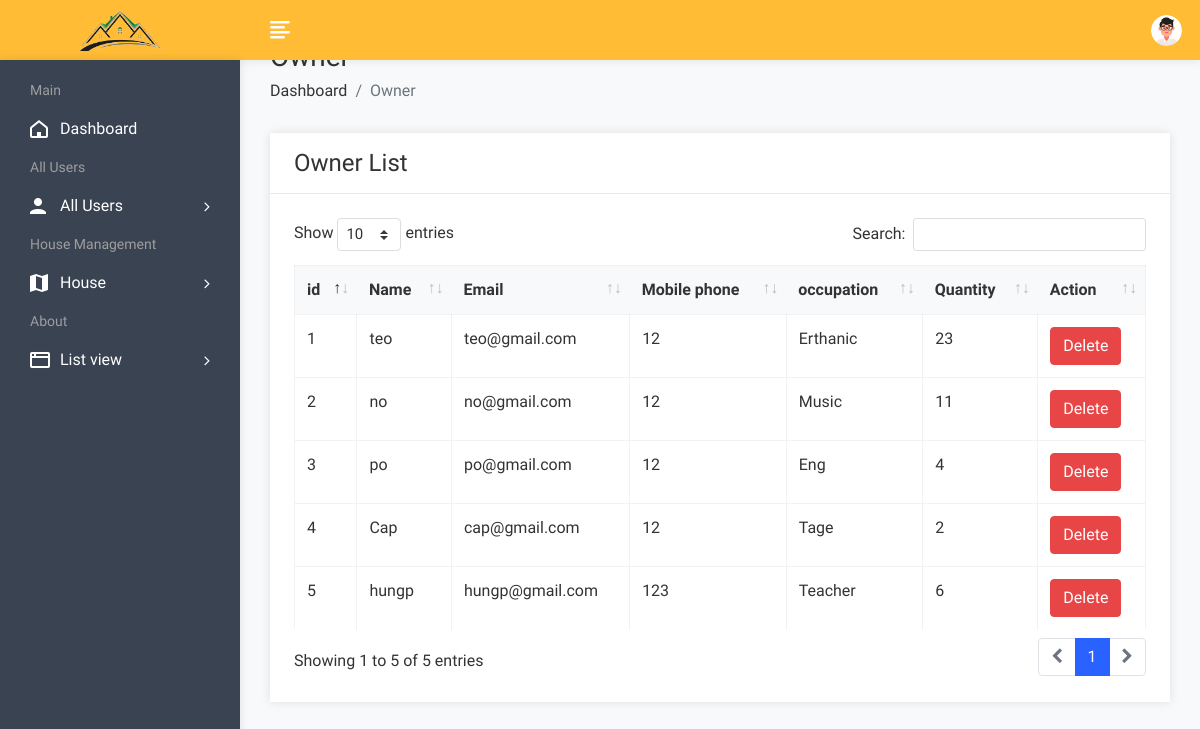
The app's page /Admin/owerlist.php with its own data.
### tables this page shows
CREATE TABLE `owner` (
  `o_id` int(11) NOT NULL,
  `name` varchar(20) DEFAULT NULL,
  `email` varchar(50) DEFAULT NULL,
  `pwd` varchar(30) DEFAULT NULL,
  `mobile_no` bigint(20) DEFAULT NULL,
  `occupation` varchar(50) DEFAULT NULL,
  `no_of_houses` int(11) DEFAULT NULL,
  `country` varchar(20) DEFAULT NULL,
  `state` varchar(20) DEFAULT NULL,
  `city` varchar(30) DEFAULT NULL,
  `address` varchar(50) DEFAULT NULL
);

### Admin/owerlist.php (the view, shortened to what this page needs)
<!DOCTYPE html>
<html lang="en">
<head>
        <link rel="stylesheet" href="../Admin/assets/css/bootstrap.min.css">
        <link rel="stylesheet" href="../Admin/assets/css/font-awesome.min.css">
        <link rel="stylesheet" href="../Admin/assets/css/feathericon.min.css">
		<link rel="stylesheet" href="../Admin/assets/plugins/datatables/dataTables.bootstrap4.min.css">
		<link rel="stylesheet" href="../Admin/assets/plugins/datatables/responsive.bootstrap4.min.css">
		<link rel="stylesheet" href="../Admin/assets/plugins/datatables/select.bootstrap4.min.css">
		<link rel="stylesheet" href="../Admin/assets/plugins/datatables/buttons.bootstrap4.min.css">
        <link rel="stylesheet" href="../Admin/assets/css/style.css">
    </head>
    <body>
				<?php include("../Admin/inhead.php"); ?>
            <div class="page-wrapper">
                <div class="content container-fluid">
					<div class="page-header">
						<div class="row">
							<div class="col">
								<h3 class="page-title">Owner</h3>
								<ul class="breadcrumb">
									<li class="breadcrumb-item"><a href="../Admin/index.php">Dashboard</a></li>
									<li class="breadcrumb-item active">Owner</li>
								</ul>
							</div>
						</div>
					</div>
					<div class="row">
						<div class="col-sm-12">
							<div class="card">
								<div class="card-header">
									<h4 class="card-title">Owner List</h4>
								</div>
								<div class="card-body">
									<table id="basic-datatable" class="table table-bordered table-hover">
                                            <thead>
                                                <tr>
                                                    <th>id</th>
                                                    <th>Name</th>
                                                    <th>Email</th>
                                                    <th>Mobile phone</th>
                                                    <th>occupation</th>
													<th>Quantity</th>
                                                    <th>Action</th>
                                                </tr>
                                            </thead>
                                            <tbody>
											<?php
												$query=mysqli_query($conn,"select * from owner where country='VN'");
												$cnt=1;
												while($row=mysqli_fetch_row($query))
													{
											?>
                                                <tr>
                                                    <td><?php echo $cnt; ?></td>
                                                    <td><?php echo $row['1']; ?></td>
                                                    <td><?php echo $row['2']; ?></td>
                                                    <td><?php echo $row['3']; ?></td>
                                                    <td><?php echo $row['5']; ?></td>
                                                    <td><?php echo $row['6']; ?></td>
                                                    <td><a href="userdelete.php?id=<?php echo $row['0']; ?>"><button class="btn btn-danger">Delete</button></a></td>
                                                </tr>
                                                <?php
												$cnt=$cnt+1;
												}
												?>
                                            </tbody>
                                        </table>
								</div>
							</div>
						</div>
					</div>
				</div>
			</div>
    </body>
</html>

### Admin/inhead.php (shortened to what this page needs)
<div class="header">
              <div class="header-left">
                  <a href="../Admin/index.php" class="logo">
				<img src="../Admin/assets/img/rslogo.png" alt="Logo">
			</a>
              </div>
		<a href="javascript:void(0);" id="toggle_btn">
			<i class="fe fe-text-align-left"></i>
		</a>
		<ul class="nav user-menu">
			<li class="nav-item dropdown app-dropdown">
				<a href="#" class="dropdown-toggle nav-link" data-toggle="dropdown">
					<span class="user-img"><img class="rounded-circle" src="../Admin/assets/img/profiles/avatar-01.png" width="31" alt="hungbs"></span>
				</a>
			</li>
		</ul>
          </div>
          <div class="sidebar" id="sidebar">
              <div class="sidebar-inner slimscroll">
			<div id="sidebar-menu" class="sidebar-menu">
				<ul>
					<li class="menu-title">
						<span>Main</span>
					</li>
					<li>
						<a href="../Admin/index.php"><i class="fe fe-home"></i> <span>Dashboard</span></a>
					</li>
					<li class="menu-title">
						<span>All Users</span>
					</li>
					<li class="submenu">
						<a href="#"><i class="fe fe-user"></i> <span> All Users </span> <span class="menu-arrow"></span></a>
					</li>
					<li class="menu-title">
						<span>House Management</span>
					</li>
					<li class="submenu">
						<a href="#"><i class="fe fe-map"></i> <span> House</span> <span class="menu-arrow"></span></a>
					</li>
					<li class="menu-title">
						<span>About</span>
					</li>
					<li class="submenu">
						<a href="#"><i class="fe fe-browser"></i> <span> List view </span> <span class="menu-arrow"></span></a>
					</li>
				</ul>
			</div>
              </div>
          </div>

### records on screen
owner: name "teo", email "teo@gmail.com", pwd "12", occupation "Erthanic", no_of_houses "23"
owner: name "no", email "no@gmail.com", pwd "12", occupation "Music", no_of_houses "11"
owner: name "po", email "po@gmail.com", pwd "12", occupation "Eng", no_of_houses "4"
owner: name "Cap", email "cap@gmail.com", pwd "12", occupation "Tage", no_of_houses "2"
owner: name "hungp", email "hungp@gmail.com", pwd "123", occupation "Teacher", no_of_houses "6"
